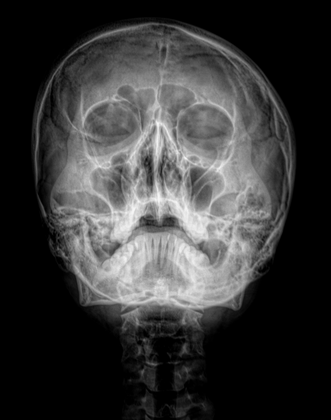
%> input picture normal-paranasal-sinuses-x-ray_v2.png, 331 x 420 px, shrunk from 1484 x 1881 before the run
$ octave Projekt4_digimageprocessing.m   (GNU Octave 9; MATLAB toolbox functions it lacks are replaced by stand-ins)
%> lines starting %> are read from the running program, lines starting %| are printed output that depends on the picture; in (x1, y1, x2, y2) boxes, pixels count from 0 and x2, y2 are one past the last pixel; in counts of white or black regions, pixels touching at a corner belong together; the program's own positions count from 1
%% LOAD IMG
img = imread('normal-paranasal-sinuses-x-ray_v2.png');
%> img is the input picture: size 420x331 uint8; min 0, max 247, mean 56.1
% Reddit users say a "double" image preserve higher precision during image
% manpilation
img_double = double(img);
%% SIDE2SIDE blur effect (PSF)
%get size of image
[rows, cols] = size(img_double);
%> rows = 420; cols = 331
%create matrix for blurry img
img_blurred = zeros(rows, cols);

% Nos. of pixels of movement
L = 30;
% Loop from top to bottom
for r = 1:rows

    % Loop through every column from left to right
    % stop 'L' pixels before the right edge so our slice doesn't go outside
    for c = 1:(cols - L)

        % Extract values from a slice of L pixels starting from row 'r', column 'c'
        pixel_slice = img_double(r, c : (c + L - 1));

        % average the slice value
        slice_average = sum(pixel_slice) / L;

        % Save this average value into img_blurred matrix
        img_blurred(r, c) = slice_average;

    end
end
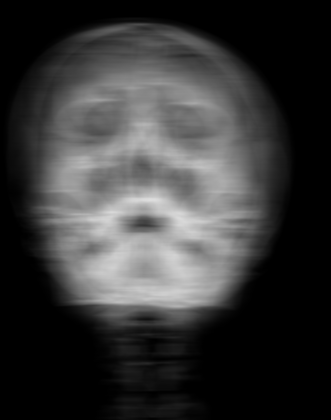
%> img_blurred: size 420x331 double; min 0, max 222.3, mean 56.1

%% SHOW clean and blurred img
figure;
imshow(img_double, []);
title('Original Clean X-ray');

figure;
imshow(img_blurred, []);
title('Distorted Image (Side-to-Side Motion)');

%% GAUSSIAN NOISE
%matrix of random noise, "randn" is standard normal (Gaussian)
%added 5 to make noise visible, otherwise very small diff
std = 5;
noise = std * randn(rows, cols);
img_blurred_noisy = img_blurred + noise;
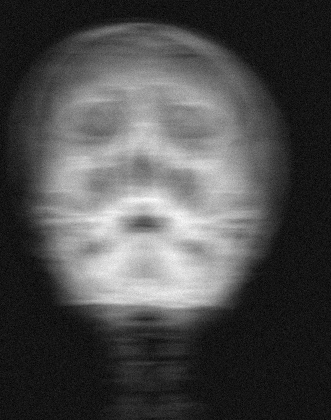
%> img_blurred_noisy: size 420x331 double; min -20.1, max 231.8, mean 56.1; drawn with min black and max white

%show image with added noise
figure;
imshow(img_blurred_noisy, []);
title('Distorted Image (blur + gaussian noise');

%% PSEUDOINVERSE filter
%go to freq domain with fourier
G = fft2(img_blurred_noisy);
L_est = 30;
%get the blur filter similar to before
[rows, cols] = size(img_double);
psf_padded = zeros(rows, cols);
psf_padded(1, 1:L_est) = ones(1, L_est) / L_est;
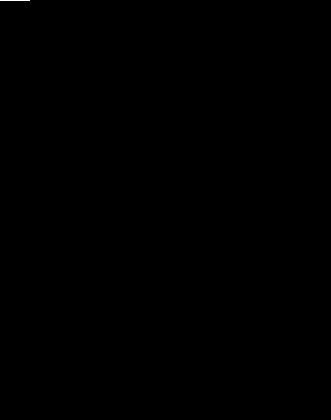
%> psf_padded: size 420x331 double; values 0 (black) and 0.0333 (white), 0.02% white in thin lines or dots, all inside (x1, y1, x2, y2) = (0, 0, 30, 1)

H = fft2(psf_padded);

%threshold (gamma) so pixelvalues close to zero dont destroy the img
gamma = 0.1;
%empty matrix
M_pseudo = zeros(rows, cols);
%check size of H and detetmine if greater than gamma -> safe
H_magn = abs(H);
safe_px = (H_magn >= gamma);
%inverse for safe pixels
M_pseudo(safe_px) = 1 ./ H(safe_px);

F_hat = G .* M_pseudo;
%fourier back to normal spatial img
img_restored = real(ifft2(F_hat));
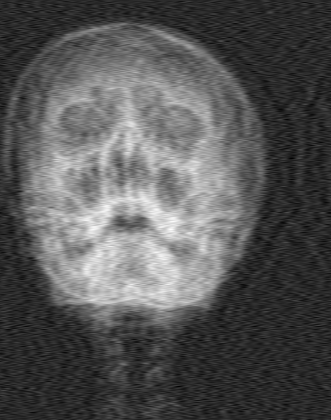
%> img_restored: size 420x331 double; min -50.24, max 263.2, mean 56.1; drawn with min black and max white


figure;
imshow(img_restored, []);
title(['Restored Image using Pseudoinverse (\gamma = ' num2str(gamma) ')']);

%% WIENER
%create multiple slightly altered imgs
% Initialize our accumulator to all zeros
S_f_accumulator = zeros(rows, cols);

% Define how many shifted versions we want to generate
num_versions = 10;

for k = 1:num_versions
    % Create an empty matrix for this version
    img_shifted_k = zeros(rows, cols);

    % Shift the image down and right by 'k' pixels.
    % slightly move alignment, simulating different pat. pos.
    img_shifted_k((k+1):end, (k+1):end) = img_double(1:(end-k), 1:(end-k));

    % convert to freq domain
    F_k = fft2(img_shifted_k);

    % Accumulate the power spectrum: |F(u,v)|^2
    S_f_accumulator = S_f_accumulator + (abs(F_k).^2);
end
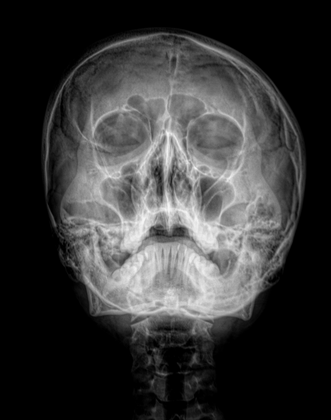
%> img_shifted_k: size 420x331 double; min 0, max 247, mean 56

% divide by num of versions for average
S_f = S_f_accumulator / num_versions;


%% WIENER FILTER constructed
% noise amplitude was 5, so variance is 25.
noise_variance = std ^ 2;
S_noise = rows * cols * noise_variance;
%> S_noise = 3475500
% Calculate |H|^2
H_mag_sq = abs(H).^2;

% Implement the exact Wiener formula: conj(H) ./ ( |H|^2 + (S_noise / S_f) )

M_wiener = conj(H) ./ (H_mag_sq + (S_noise ./ S_f));


% Multiply noisy and blurred image frequencies (G) by Wiener, aka G still
% fourier transformed
F_hat_wiener = G .* M_wiener;
% bring back in domain
img_restored_wiener = real(ifft2(F_hat_wiener));
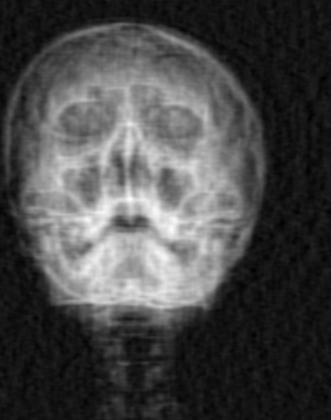
%> img_restored_wiener: size 420x331 double; min -20.14, max 247, mean 56.1; drawn with min black and max white


%% Pseudoinverse vs Wiener vs Noisyblurred
figure;
imshow(img_restored_wiener, []);
title('Wiener');

figure;
subplot(1, 3, 1);
imshow(img_restored, []);
title('Pseudoinverse');

subplot(1, 3, 2);
imshow(img_restored_wiener, []);
title('Custom Wiener Filter');

subplot(1, 3, 3);
imshow(img_blurred_noisy, []);
title('Blurred n noisy');

$ run again, with peppers_RGB.png copied over normal-paranasal-sinuses-x-ray_v2.png
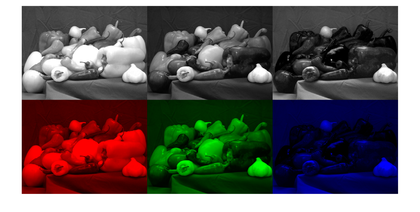
%> input picture peppers_RGB.png, 420 x 212 px, shrunk from 2143 x 1083 before the run
%> img is the input picture: size 212x420x3 uint8; mean R, G, B 100.8, 93.6, 92.5
%> psf_padded: size 212x1260 double; values 0 (black) and 0.0333 (white), 0.01% white in thin lines or dots, all inside (x1, y1, x2, y2) = (0, 0, 30, 1)
%> after the loop `for k = 1:num_versions`:
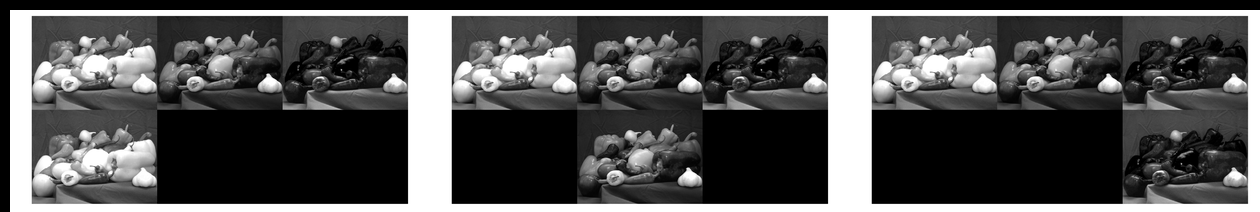
%> img_shifted_k: size 212x1260 double; min 0, max 255, mean 81.7
%> `img_restored_wiener = real(ifft2(F_hat_wiener));`:
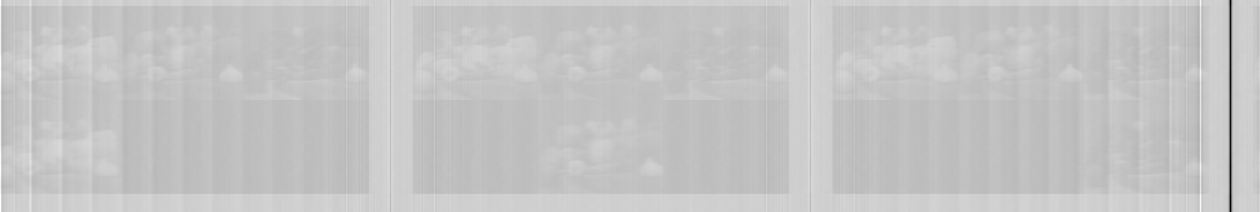
%> img_restored_wiener: size 212x1260 double; min -2932.1, max 983.4, mean 89.9; drawn with min black and max white

$ run again, with chest_xray.tif saved as normal-paranasal-sinuses-x-ray_v2.png
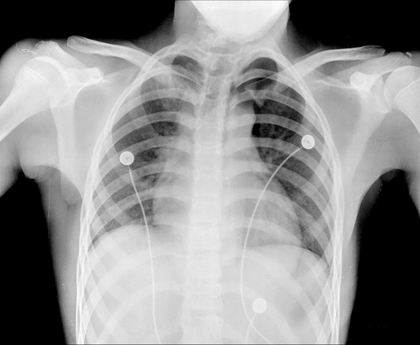
%> input picture chest_xray.tif, 420 x 345 px, shrunk from 600 x 493 before the run
%> img is the input picture: size 345x420 uint8; min 0, max 255, mean 141.9
%> psf_padded: size 345x420 double; values 0 (black) and 0.0333 (white), 0.02% white in thin lines or dots, all inside (x1, y1, x2, y2) = (0, 0, 30, 1)
%> after the loop `for k = 1:num_versions`:
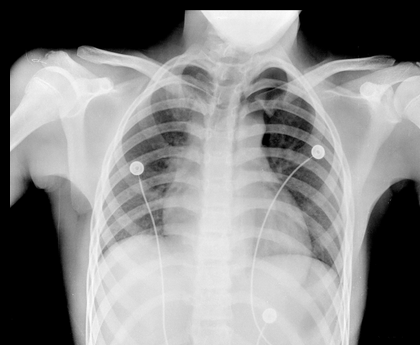
%> img_shifted_k: size 345x420 double; min 0, max 255, mean 136.3
%> `img_restored_wiener = real(ifft2(F_hat_wiener));`:
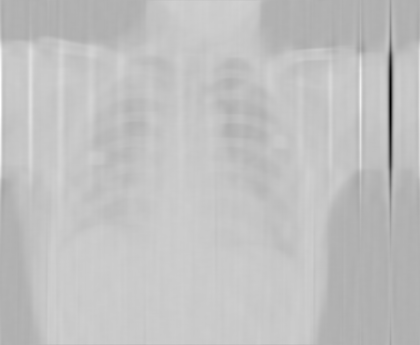
%> img_restored_wiener: size 345x420 double; min -1560.5, max 679.4, mean 137; drawn with min black and max white
